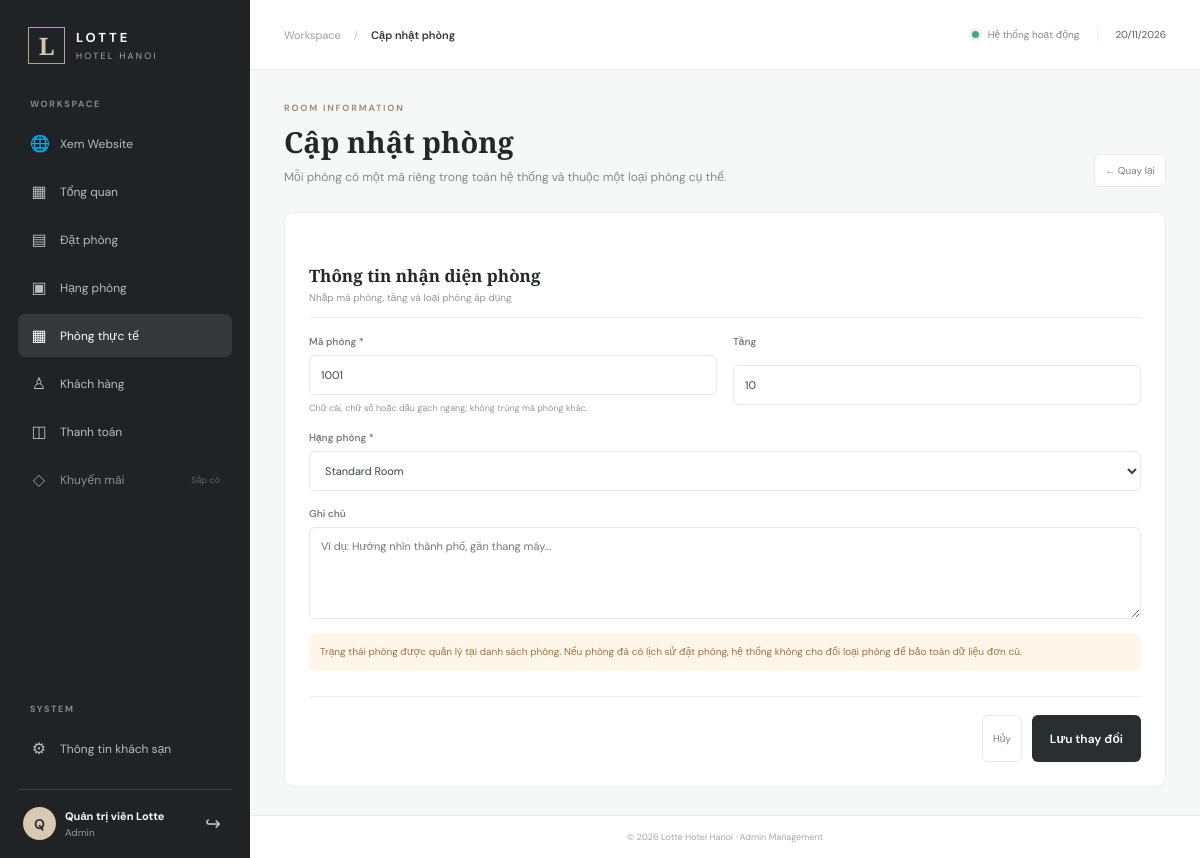
Page /admin/rooms/edit?id=6 (signed in) on the committed database.
### tables this page shows
CREATE TABLE IF NOT EXISTS rooms (
 id BIGINT UNSIGNED AUTO_INCREMENT PRIMARY KEY,
 room_type_id BIGINT UNSIGNED NOT NULL,
 room_number VARCHAR(20) NOT NULL,
 floor_number INT,
 status ENUM('available','maintenance','inactive') DEFAULT 'available',
 note TEXT,
 UNIQUE KEY unique_room_number (room_type_id, room_number),
 FOREIGN KEY (room_type_id) REFERENCES room_types(id) ON DELETE RESTRICT ON UPDATE CASCADE
);

CREATE TABLE IF NOT EXISTS room_types (
 id BIGINT UNSIGNED AUTO_INCREMENT PRIMARY KEY,
 hotel_id BIGINT UNSIGNED NOT NULL,
 name VARCHAR(150) NOT NULL,
 description TEXT,
 area DECIMAL(8,2),
 max_guests TINYINT UNSIGNED NOT NULL DEFAULT 2,
 bed_type VARCHAR(100),
 base_price DECIMAL(15,2) NOT NULL,
 thumbnail VARCHAR(500),
 status ENUM('active','inactive') DEFAULT 'active',
 created_at TIMESTAMP DEFAULT CURRENT_TIMESTAMP,
 FOREIGN KEY (hotel_id) REFERENCES hotels(id) ON DELETE RESTRICT ON UPDATE CASCADE
);

### app/Core/Controller.php (called while the page is built, shortened)
<?php
abstract class Controller
{
    protected function view(string $view, array $data = [], string $layout = 'admin'): void
    {
        extract($data, EXTR_SKIP);
        $viewFile = BASE_PATH . '/app/Views/' . $view . '.php';
        require $viewFile;
    }
}

### app/Controllers/RoomController.php (called while the page is built, shortened)
<?php
final class RoomController extends Controller
{
    public function edit(): void
    {
        $room = (new Room())->find(max(0, (int)($_GET['id'] ?? 0)));
        $this->view('admin/rooms/form', [
            'title' => 'Cập nhật phòng', 'activeMenu' => 'rooms',
            'room' => $room, 'roomTypes' => (new Room())->roomTypes(),
            'formAction' => BASE_URL . '/admin/rooms/update',
        ]);
    }
}

### app/Core/Router.php (called while the page is built, shortened)
<?php
final class Router
{
    private array $routes = [];
    public function get(string $path, array $handler): void
    {
        $this->routes['GET'][$this->normalize($path)] = $handler;
    }
    public function post(string $path, array $handler): void
    {
        $this->routes['POST'][$this->normalize($path)] = $handler;
    }
    private function normalize(string $path): string
    {
        $path = '/' . trim($path, '/');
        return $path === '//' ? '/' : $path;
    }
    public function dispatch(string $method, string $uri): void
    {
        $path = parse_url($uri, PHP_URL_PATH) ?: '/';
        $path = $this->normalize($path);
        $handler = $this->routes[$method][$path] ?? null;
        [$controllerClass, $action] = $handler;
        (new $controllerClass())->$action();
    }
}

### public/index.php (called while the page is built, shortened)
<?php
require BASE_PATH . '/app/Core/Database.php';
require BASE_PATH . '/app/Core/Controller.php';
require BASE_PATH . '/app/Core/Model.php';
require BASE_PATH . '/app/Core/Router.php';
require BASE_PATH . '/app/Models/Room.php';
require BASE_PATH . '/app/Controllers/RoomController.php';
$router = new Router();
$router->dispatch($_SERVER['REQUEST_METHOD'], $_SERVER['REQUEST_URI']);

### config/database.php (called while the page is built)
<?php
return [
    'host' => '127.0.0.1',
    'port' => '3306',
    'database' => 'lotte_hotel_booking',
    'username' => 'root',
    'password' => '',
];

### app/Core/Database.php (called while the page is built, shortened)
<?php
final class Database
{
    private static ?PDO $connection = null;
    public static function connection(): PDO
    {
        if (self::$connection === null) {
            $config = require BASE_PATH . '/config/database.php';
            $dsn = sprintf(
                'mysql:host=%s;port=%s;dbname=%s;charset=utf8mb4',
                $config['host'], $config['port'], $config['database']
            );
            self::$connection = new PDO($dsn, $config['username'], $config['password'], [
                PDO::ATTR_ERRMODE => PDO::ERRMODE_EXCEPTION,
                PDO::ATTR_DEFAULT_FETCH_MODE => PDO::FETCH_ASSOC,
                PDO::ATTR_EMULATE_PREPARES => false,
            ]);
        }
        return self::$connection;
    }
}

### app/Core/Model.php (called while the page is built, shortened)
<?php
abstract class Model
{
    public function __construct()
    {
        $this->db = Database::connection();
    }
}

### app/Models/Room.php (called while the page is built, shortened)
<?php
final class Room extends Model
{
    public function find(int $id): ?array
    {
        $stmt = $this->db->prepare(
            "SELECT r.*, rt.hotel_id FROM rooms r
             INNER JOIN room_types rt ON rt.id = r.room_type_id WHERE r.id=:id LIMIT 1"
        );
        $stmt->execute(['id' => $id]);
        return $stmt->fetch() ?: null;
    }
    public function roomTypes(): array
    {
        $stmt = $this->db->query(
            "SELECT rt.id, rt.name, rt.hotel_id, h.name AS hotel_name
             FROM room_types rt INNER JOIN hotels h ON h.id=rt.hotel_id
             ORDER BY h.name, rt.name"
        );
        return $stmt->fetchAll();
    }
}

### app/Views/admin/rooms/form.php (the view, shortened to what this page needs)
<?php $v = static fn(string $key, string $default = ''): string => htmlspecialchars((string)($room[$key] ?? $default), ENT_QUOTES, 'UTF-8'); ?>
<div class="page-heading"><div><span class="eyebrow">ROOM INFORMATION</span><h1><?= $room ? 'Cập nhật phòng' : 'Thêm phòng thực tế' ?></h1>
<p class="muted">Mỗi phòng có một mã riêng trong toàn hệ thống và thuộc một loại phòng cụ thể.</p></div>
<a class="btn-reset back-link" href="<?= BASE_URL ?>/admin/rooms">← Quay lại</a></div>
<form class="panel management-form" method="post" action="<?= htmlspecialchars($formAction, ENT_QUOTES, 'UTF-8') ?>">
    <div class="form-section-title"><h2>Thông tin nhận diện phòng</h2><p>Nhập mã phòng, tầng và loại phòng áp dụng</p></div>
    <div class="form-grid">
        <label><span>Mã phòng *</span><input required maxlength="20" name="room_number" value="<?= $v('room_number') ?>" placeholder="Ví dụ: 1205" pattern="[A-Za-z0-9-]{1,20}"><small class="field-hint">Chữ cái, chữ số hoặc dấu gạch ngang; không trùng mã phòng khác.</small></label>
        <label><span>Tầng</span><input type="number" min="0" max="200" name="floor_number" value="<?= $v('floor_number') ?>" placeholder="Ví dụ: 12"></label>
        <label class="wide"><span>Hạng phòng *</span><select required name="room_type_id"><option value="">Chọn hạng phòng</option>
            <?php foreach ($roomTypes as $type): ?><option value="<?= (int)$type['id'] ?>" <?= (string)($room['room_type_id'] ?? '')===(string)$type['id']?'selected':'' ?>><?= htmlspecialchars($type['name'], ENT_QUOTES, 'UTF-8') ?></option><?php endforeach; ?>
        </select></label>
        <label class="wide"><span>Ghi chú</span><textarea name="note" rows="4" placeholder="Ví dụ: Hướng nhìn thành phố, gần thang máy..."><?= $v('note') ?></textarea></label>
    </div>
    <?php if ($room): ?><div class="workflow-hint hint-warn">Trạng thái phòng được quản lý tại danh sách phòng. Nếu phòng đã có lịch sử đặt phòng, hệ thống không cho đổi loại phòng để bảo toàn dữ liệu đơn cũ.</div><?php else: ?><div class="workflow-hint hint-good">Phòng mới được tạo ở trạng thái “Sẵn sàng”. Bạn có thể chuyển sang bảo trì hoặc ngừng hoạt động tại danh sách phòng.</div><?php endif; ?>
    <div class="form-footer"><a class="btn-reset" href="<?= BASE_URL ?>/admin/rooms">Hủy</a><button class="btn-primary" type="submit"><?= $room ? 'Lưu thay đổi' : 'Tạo phòng' ?></button></div>
</form>

### public/assets/css/admin.css (style rules this page uses)
* { box-sizing:border-box }
:root { --ink:#25282b;--muted:#85898d;--line:#ececea;--paper:#fff;--canvas:#f6f7f7;--accent:#8c7962;--nav:#202326;--green:#23845b }
body { margin:0;font-family:"DM Sans",sans-serif;color:var(--ink);background:var(--canvas);font-size:14px }
a { text-decoration:none;color:inherit }
.page-heading { display:flex;justify-content:space-between;align-items:flex-end;margin-bottom:25px }
.eyebrow { display:block;color:#a08d75;font-size:9px;font-weight:700;letter-spacing:1.8px;margin-bottom:8px }
h1,h2,p { margin-top:0 }
.page-heading h1 { font:700 29px "Playfair Display",serif;margin:0 0 7px }
.muted { color:var(--muted);font-size:12px;margin:0;line-height:1.6 }
.stat-card,.panel { background:var(--paper);border:1px solid var(--line);border-radius:10px }
.panel { min-width:0;padding:20px }
.btn-primary { height:47px;background:#292e30;color:#fff;border:0;border-radius:6px;font:600 12px "DM Sans",sans-serif;cursor:pointer }
.btn-reset { display:inline-flex;align-items:center;justify-content:center;color:#777e80;font-size:10px;padding:9px 10px;border:1px solid #e8e9e6;border-radius:6px;background:#fff;white-space:nowrap }
.workflow-hint { font-size:10px;line-height:1.6;padding:11px;border-radius:6px;margin:14px 0 }
.hint-warn { background:#fff6e9;color:#98733d }
.management-form { padding:24px;max-width:980px }
.form-section-title { padding-bottom:13px;margin:0 0 17px;border-bottom:1px solid var(--line) }
.form-section-title:not(:first-child) { margin-top:27px }
.form-section-title h2 { font:600 17px "Playfair Display",serif;margin:0 0 4px }
.form-section-title p { font-size:10px;color:#929798;margin:0 }
.form-grid { display:grid;grid-template-columns:repeat(2,minmax(0,1fr));gap:16px }
.form-grid label { display:grid;gap:7px;min-width:0 }
.form-grid label>span { font-size:10px;color:#777e80;font-weight:600 }
.form-grid input,.form-grid select,.form-grid textarea { width:100%;min-width:0;border:1px solid #e7e8e5;border-radius:6px;background:#fff;padding:10px 11px;font:11px "DM Sans",sans-serif;color:#3d4243;outline:none }
.form-grid input,.form-grid select { height:40px }
.form-grid textarea { resize:vertical;line-height:1.6 }
.form-grid .wide { grid-column:span 2 }
.form-footer { display:flex;justify-content:flex-end;gap:10px;border-top:1px solid var(--line);padding-top:18px;margin-top:25px }
.form-footer .btn-primary { min-height:38px;padding:0 18px }
.field-hint { font-size:9px;color:#929796;line-height:1.4 }

### rows in the picture
rooms: room_number "1001", floor_number "10", room_type_id "Standard Room"

### other values in the picture
mb_strtoupper(mb_substr(Auth::user()['full_name'] ?? 'A', 0, 1)) "Q"
Auth::user()['full_name'] "Quản trị viên Lotte"
Auth::user()['role'] "Admin"
$title "Cập nhật phòng"
